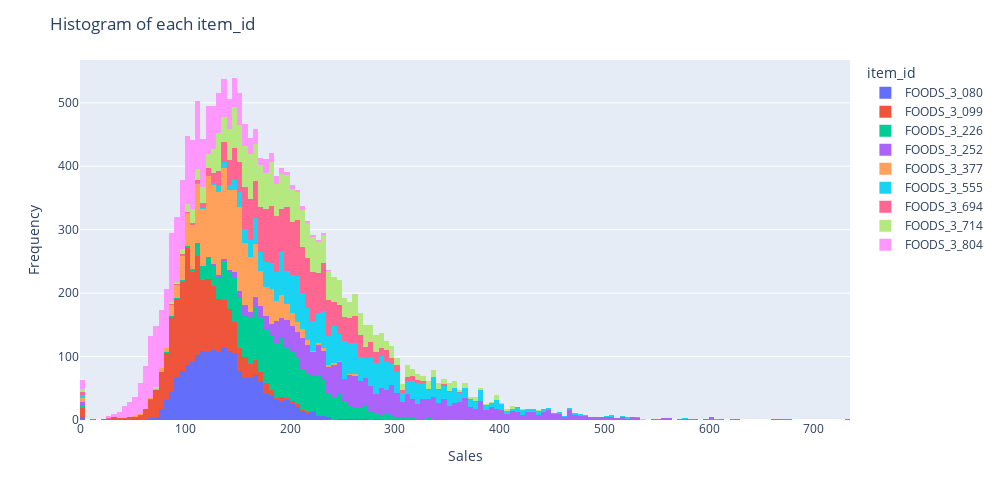

This figure's notebook cell:
### Markdown cell above
- Histogram

### Code cell
# select the names and plot the histograms of those ts within TRAIN period only
pivot = df_item_id[df_item_id.index.isin(names)].T.iloc[:-HORIZON].T
Plot.plot_histograms(pivot)

### Figure 1 — Plotly figure (JSON) as saved in the notebook; plotly's stock layout.template omitted (floating-point values rounded to 4 significant figures; data arrays with more than 128 entries replaced by an {"elided": "..."} marker saying what was removed)
{"data": [{"alignmentgroup": "True", "bingroup": "x", "hovertemplate": "item_id=FOODS_3_080<br>Sales=%{x}<br>count=%{y}<extra></extra>", "legendgroup": "FOODS_3_080", "marker": {"color": "#636efa", "pattern": {"shape": ""}}, "name": "FOODS_3_080", "offsetgroup": "FOODS_3_080", "orientation": "v", "showlegend": true, "type": "histogram", "x": {"elided": "1913 int values"}, "xaxis": "x", "yaxis": "y"}, {"alignmentgroup": "True", "bingroup": "x", "hovertemplate": "item_id=FOODS_3_099<br>Sales=%{x}<br>count=%{y}<extra></extra>", "legendgroup": "FOODS_3_099", "marker": {"color": "#EF553B", "pattern": {"shape": ""}}, "name": "FOODS_3_099", "offsetgroup": "FOODS_3_099", "orientation": "v", "showlegend": true, "type": "histogram", "x": {"elided": "1913 int values"}, "xaxis": "x", "yaxis": "y"}, {"alignmentgroup": "True", "bingroup": "x", "hovertemplate": "item_id=FOODS_3_226<br>Sales=%{x}<br>count=%{y}<extra></extra>", "legendgroup": "FOODS_3_226", "marker": {"color": "#00cc96", "pattern": {"shape": ""}}, "name": "FOODS_3_226", "offsetgroup": "FOODS_3_226", "orientation": "v", "showlegend": true, "type": "histogram", "x": {"elided": "1913 int values"}, "xaxis": "x", "yaxis": "y"}, {"alignmentgroup": "True", "bingroup": "x", "hovertemplate": "item_id=FOODS_3_252<br>Sales=%{x}<br>count=%{y}<extra></extra>", "legendgroup": "FOODS_3_252", "marker": {"color": "#ab63fa", "pattern": {"shape": ""}}, "name": "FOODS_3_252", "offsetgroup": "FOODS_3_252", "orientation": "v", "showlegend": true, "type": "histogram", "x": {"elided": "1913 int values"}, "xaxis": "x", "yaxis": "y"}, {"alignmentgroup": "True", "bingroup": "x", "hovertemplate": "item_id=FOODS_3_377<br>Sales=%{x}<br>count=%{y}<extra></extra>", "legendgroup": "FOODS_3_377", "marker": {"color": "#FFA15A", "pattern": {"shape": ""}}, "name": "FOODS_3_377", "offsetgroup": "FOODS_3_377", "orientation": "v", "showlegend": true, "type": "histogram", "x": {"elided": "1913 int values"}, "xaxis": "x", "yaxis": "y"}, {"alignmentgroup": "True", "bingroup": "x", "hovertemplate": "item_id=FOODS_3_555<br>Sales=%{x}<br>count=%{y}<extra></extra>", "legendgroup": "FOODS_3_555", "marker": {"color": "#19d3f3", "pattern": {"shape": ""}}, "name": "FOODS_3_555", "offsetgroup": "FOODS_3_555", "orientation": "v", "showlegend": true, "type": "histogram", "x": {"elided": "1913 int values"}, "xaxis": "x", "yaxis": "y"}, {"alignmentgroup": "True", "bingroup": "x", "hovertemplate": "item_id=FOODS_3_694<br>Sales=%{x}<br>count=%{y}<extra></extra>", "legendgroup": "FOODS_3_694", "marker": {"color": "#FF6692", "pattern": {"shape": ""}}, "name": "FOODS_3_694", "offsetgroup": "FOODS_3_694", "orientation": "v", "showlegend": true, "type": "histogram", "x": {"elided": "1913 int values"}, "xaxis": "x", "yaxis": "y"}, {"alignmentgroup": "True", "bingroup": "x", "hovertemplate": "item_id=FOODS_3_714<br>Sales=%{x}<br>count=%{y}<extra></extra>", "legendgroup": "FOODS_3_714", "marker": {"color": "#B6E880", "pattern": {"shape": ""}}, "name": "FOODS_3_714", "offsetgroup": "FOODS_3_714", "orientation": "v", "showlegend": true, "type": "histogram", "x": {"elided": "1913 int values"}, "xaxis": "x", "yaxis": "y"}, {"alignmentgroup": "True", "bingroup": "x", "hovertemplate": "item_id=FOODS_3_804<br>Sales=%{x}<br>count=%{y}<extra></extra>", "legendgroup": "FOODS_3_804", "marker": {"color": "#FF97FF", "pattern": {"shape": ""}}, "name": "FOODS_3_804", "offsetgroup": "FOODS_3_804", "orientation": "v", "showlegend": true, "type": "histogram", "x": {"elided": "1913 int values"}, "xaxis": "x", "yaxis": "y"}], "layout": {"barmode": "relative", "height": 500, "legend": {"title": {"text": "item_id"}, "tracegroupgap": 0}, "margin": {"t": 60}, "title": {"text": "Histogram of each item_id"}, "width": 1000, "xaxis": {"anchor": "y", "domain": [0, 1], "title": {"text": "Sales"}}, "yaxis": {"anchor": "x", "domain": [0, 1], "title": {"text": "Frequency"}}}}
